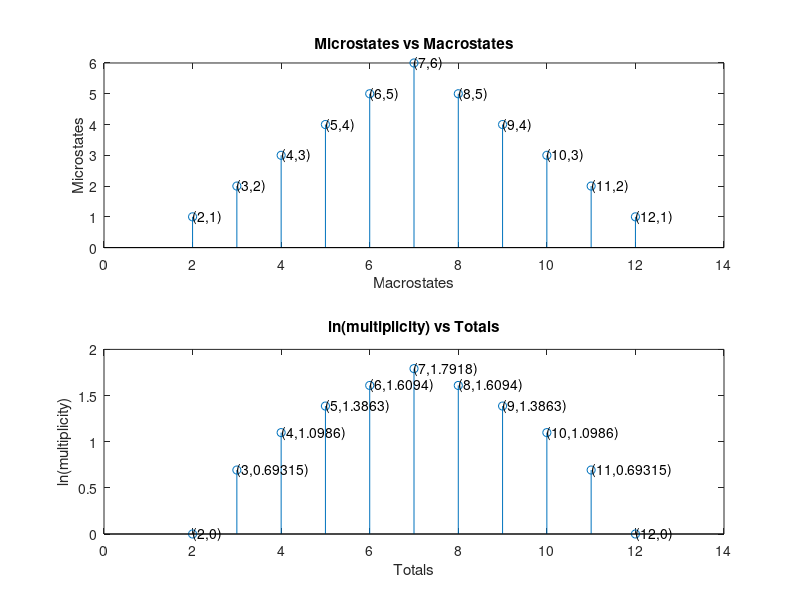

The MATLAB source for this figure:
function Q1_a
    S = cell(6,6);
    for i = 1:6
        for j = 1:6
            S{i,j} = [i,j]; 
        end
    end
    
    sum_array = 1:12;
    frequency = zeros([1,12]);
    for i = 1:6
        for j = 1:6
            frequency(sum(S{i,j})) = frequency(sum(S{i,j})) + 1;
        end
    end
    
    ln_freq = log(frequency);
    frequency(frequency==0) = nan;
    
    figure;
    subplot(2,1,1); stem(sum_array,frequency);
    xlabel("Macrostates"); ylabel("Microstates");xlim([0,14]);
    title('Microstates vs Macrostates');
    
    for k=2:numel(sum_array)
      text(sum_array(k),frequency(k),['(' num2str(sum_array(k)) ',' num2str(frequency(k)) ')'])
    end
    
    subplot(2,1,2); stem(sum_array,ln_freq);
    xlabel("Totals"); ylabel("ln(multiplicity)");xlim([0,14]);
    title('ln(multiplicity) vs Totals');
    
    for k=2:numel(sum_array)
      text(sum_array(k),ln_freq(k),['(' num2str(sum_array(k)) ',' num2str(ln_freq(k)) ')'])
    end
end